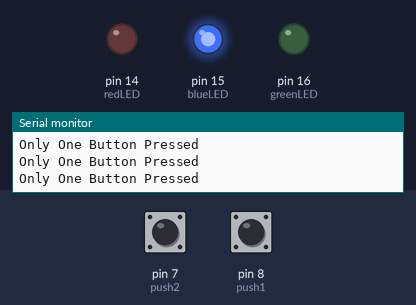
A sketch run on a simulated Arduino Uno, built with avr-gcc and run on an emulated ATmega328P. Shown: output pins drawn as LEDs (lit = HIGH), the last lines printed to the serial monitor. The inputs (shaded band) are chosen by the test bench; at power-on: pin 7 (push2) HIGH, pin 8 (push1) LOW.

Above: at 1.2 s.
1.3 s: pin 7 (push2) pulled LOW for 1 s
At 2.1 s:
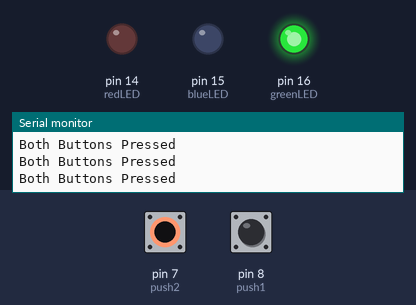
4.0 s: pin 8 (push1) pulled HIGH for 0.15 s
At 4.12 s:
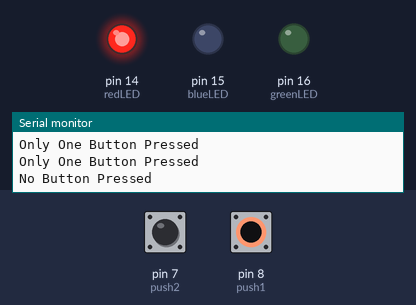
5.7 s: pin 8 (push1) pulled HIGH for 3.2 s
At 10.2 s:
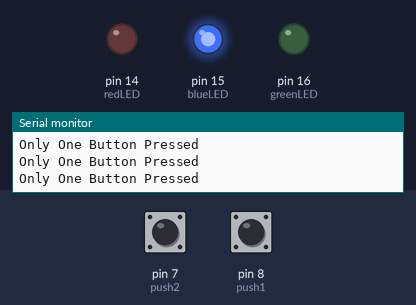
10.5 s: pin 7 (push2) pulled LOW for 3.2 s
At 11.6 s:
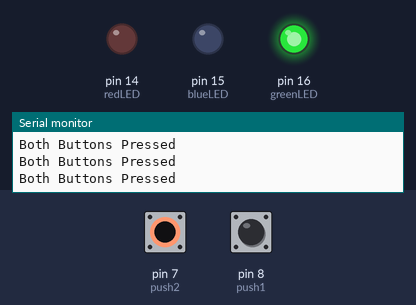
Timing chart, 0 to 15.3 s (numbered marks = the images above; inputs shaded):
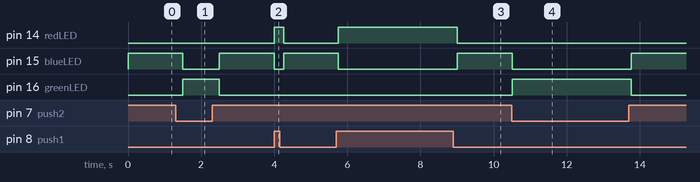

The sketch:

push.ino
```cpp
int greenLED = 16; //pin number
int blueLED = 15; //pin number
int redLED = 14; //pin number
int push1=8; //button 1 number
int push2=7; //button 2 number
int times=1000; //delay
int level;

void setup() {

  Serial.begin(38400); //open serial port
  pinMode(greenLED, OUTPUT);
  pinMode(blueLED, OUTPUT);
  pinMode(redLED, OUTPUT);
  pinMode(push1, INPUT);
  pinMode(push2, INPUT_PULLUP);
}
void loop() {
  // put your main code here, to run repeatedly:

if (digitalRead(push1) == HIGH && digitalRead(push2) == HIGH) {
    Serial.println("No Button Pressed");
    digitalWrite(redLED,HIGH);
    digitalWrite(greenLED,LOW);
    digitalWrite(blueLED,LOW);
  } else if (digitalRead(push1) == LOW && digitalRead(push2) == LOW) {
    Serial.println("Both Buttons Pressed");
    digitalWrite(redLED,LOW);
    digitalWrite(greenLED,HIGH);
    digitalWrite(blueLED,LOW);
  } else {
      Serial.println("Only One Button Pressed");
    digitalWrite(redLED,LOW);
    digitalWrite(greenLED,LOW);
    digitalWrite(blueLED,HIGH);
  }
  delay(250);
}
```

Measured:
- after the input at 1.3 s, pin 15 (blueLED): HIGH → LOW after 0.20 s, → HIGH 1.0 s later; pin 16 (greenLED): LOW → HIGH after 0.20 s, → LOW 1.0 s later
- after the input at 4.0 s, pin 14 (redLED): LOW → HIGH at once, → LOW 0.25 s later; pin 15 (blueLED): HIGH → LOW at once, → HIGH 0.25 s later
- after the input at 5.7 s, pin 14 (redLED): LOW → HIGH after 0.06 s, → LOW 3.3 s later; pin 15 (blueLED): HIGH → LOW after 0.06 s, → HIGH 3.3 s later
- after the input at 10.5 s, pin 15 (blueLED): HIGH → LOW at once, → HIGH 3.3 s later; pin 16 (greenLED): LOW → HIGH at once, → LOW 3.3 s later
